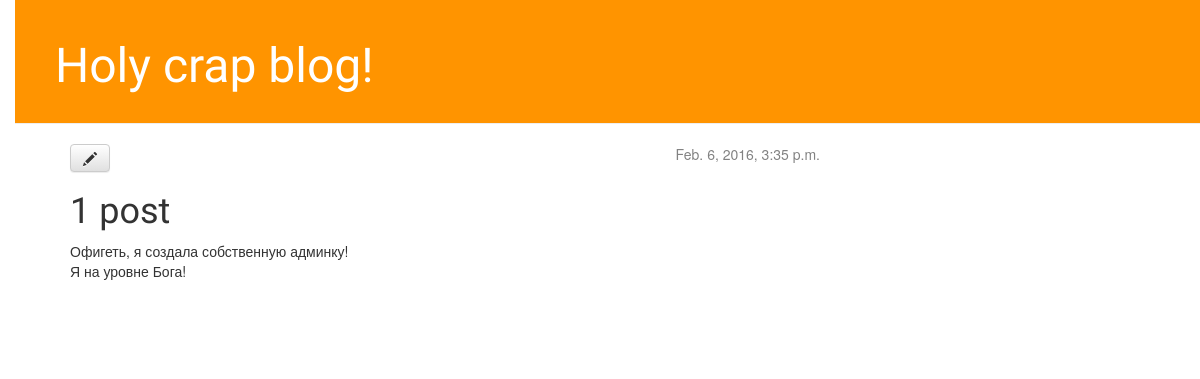
/post/1/, run on an earlier commit of the app's database.
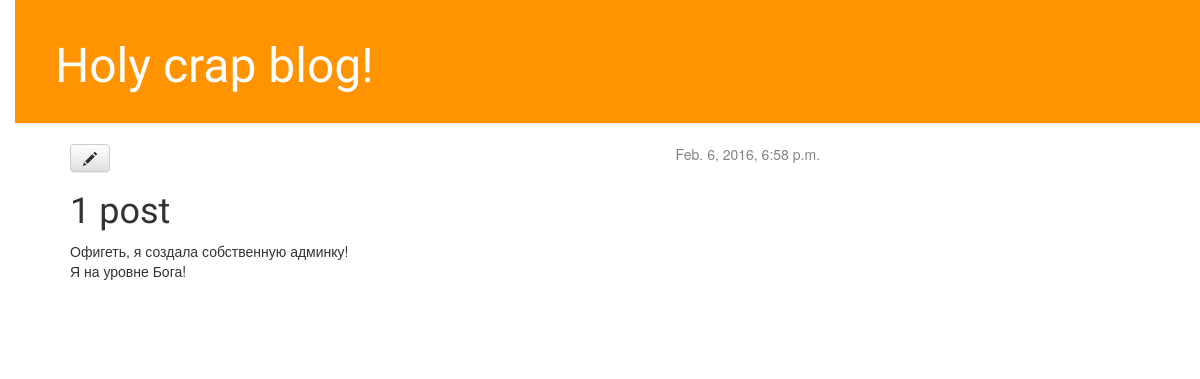
And on a later commit of the database.
### blog/models.py (models this page shows, shortened)
class Post(models.Model):
    author = models.ForeignKey('auth.User')
    title = models.CharField(max_length=200)
    text = models.TextField()
    created_date = models.DateTimeField(
            default=timezone.now)
    published_date = models.DateTimeField(
            blank=True, null=True)

### blog/views.py (the view)
# urls.py: url(r'^post/(?P<pk>[0-9]+)/$', views.post_detail, name='post_detail'),
def post_detail(request, pk):
        post = get_object_or_404(Post, pk=pk)
        return render(request, 'blog/post_detail.html', {'post': post})

### blog/templates/blog/post_detail.html
{% extends 'blog/base.html' %}
    {% block content %}
        <div class="post">
            {% if post.published_date %}
                <div class="date">
                    {{ post.published_date }}
                </div>
            {% endif %}
			<a class="btn btn-default" href="{% url 'post_edit' pk=post.pk %}"><span class="glyphicon glyphicon-pencil"></span></a>
            <h1>{{ post.title }}</h1>
            <p>{{ post.text|linebreaks }}</p>
        </div>
    {% endblock %}

What changed in the data, as far as the page shows it:
changed Post "1 post": published_date "Feb. 6, 2016, 3:35 p.m." → "Feb. 6, 2016, 6:58 p.m."
